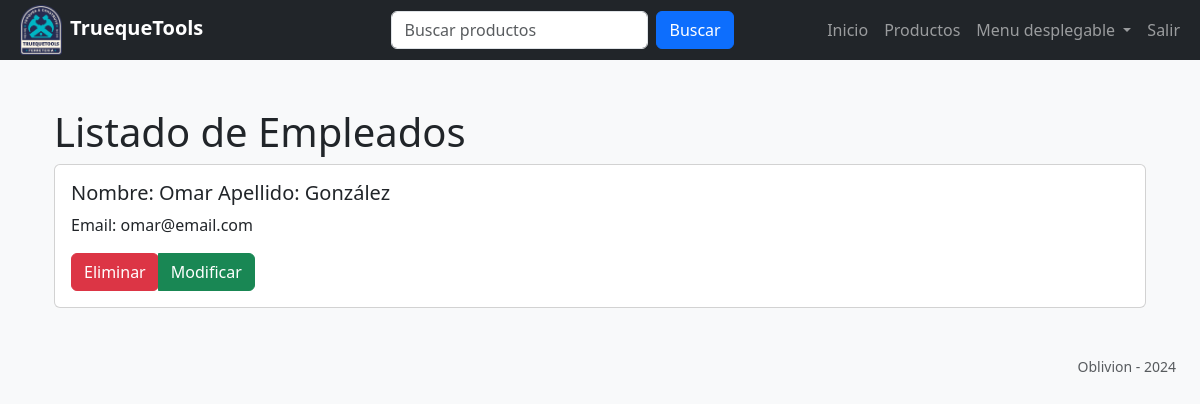
Page /empleados (signed in) on the committed database.
### tt_app/models.py (models this page shows, shortened)
class Usuario(AbstractBaseUser):
    email = models.EmailField(verbose_name="email", max_length=60, unique=True)
    username = models.CharField(max_length=30, blank=True)
    first_name = models.CharField(max_length=50, blank=True)
    last_name = models.CharField(max_length=50, blank=True)
    date_joined = models.DateTimeField(verbose_name="date joined", auto_now_add=True)
    last_login = models.DateTimeField(verbose_name="last login", auto_now=True)
    is_admin = models.BooleanField(default=False)
    is_active = models.BooleanField(default=True)
    is_staff = models.BooleanField(default=False)
    is_superuser = models.BooleanField(default=False)
    dni = models.CharField(max_length=10, blank=True)
    phone = models.CharField(max_length=30, blank=True)
    birthdate = models.DateField(default="1990-01-01", blank=True)
    hide_email = models.BooleanField(default=True)
    sucursal = models.ForeignKey(
        Sucursal, on_delete=models.CASCADE, related_name="empleados", null=True
    )
    objects = MyCustomUserManager()
    USERNAME_FIELD = "email"

### tt_app/views/usuario_view.py (the view)
# urls.py: path("empleados", usuario_view.listado_empleados, name="empleados"),
@login_required
def listado_empleados(request):
    chk = check_administrador(request.user)
    if chk["ok"]:
        return chk["return"]
    empleados = Usuario.objects.filter(is_staff=True, is_active=True, is_admin=False, is_superuser=False)
    return render(request, "usuario/empleados.html", {"empleados": empleados})

### tt_app/forms/usuario_forms.py (called while the page is built)
def check_administrador(user):
    return {
        "ok": not user.is_admin,
        "return": HttpResponse("Debes ser administrador para acceder a esta página."),
    }

### tt_app/templates/usuario/empleados.html (shortened to what this page needs)
{% extends 'base.html' %}
{% block content %}
{% load static %}
<!DOCTYPE html>
<html lang="es">
<head>
    <link rel="stylesheet" href="{% static 'path/to/bootstrap.css' %}">
</head>
<body>
    <div class="container">
        <h1>Listado de Empleados</h1>
        {% for empleado in empleados %}
            <div class="card mb-3">
                <div class="card-body">
                    <h5 class="card-title">Nombre: {{ empleado.first_name }} Apellido: {{ empleado.last_name }}</h5>
                    <p class="card-text">Email: {{ empleado.email }}</p>
                    <div class="btn-group">
                        <form method="POST" action="{% url 'eliminar_empleado' empleado.id %}">
                            <button type="submit" class="btn btn-danger">Eliminar</button>
                        </form>
                        <a href="{% url 'modificar_empleado' empleado.id %}" class="btn btn-success">
                            Modificar
                        </a>
                    </div>
                </div>
            </div>
        {% endfor %}
    </div>
</body>
</html>
{% endblock %}

### rows in the picture
Usuario: first_name "Omar", last_name "González", email "omar@email.com"
